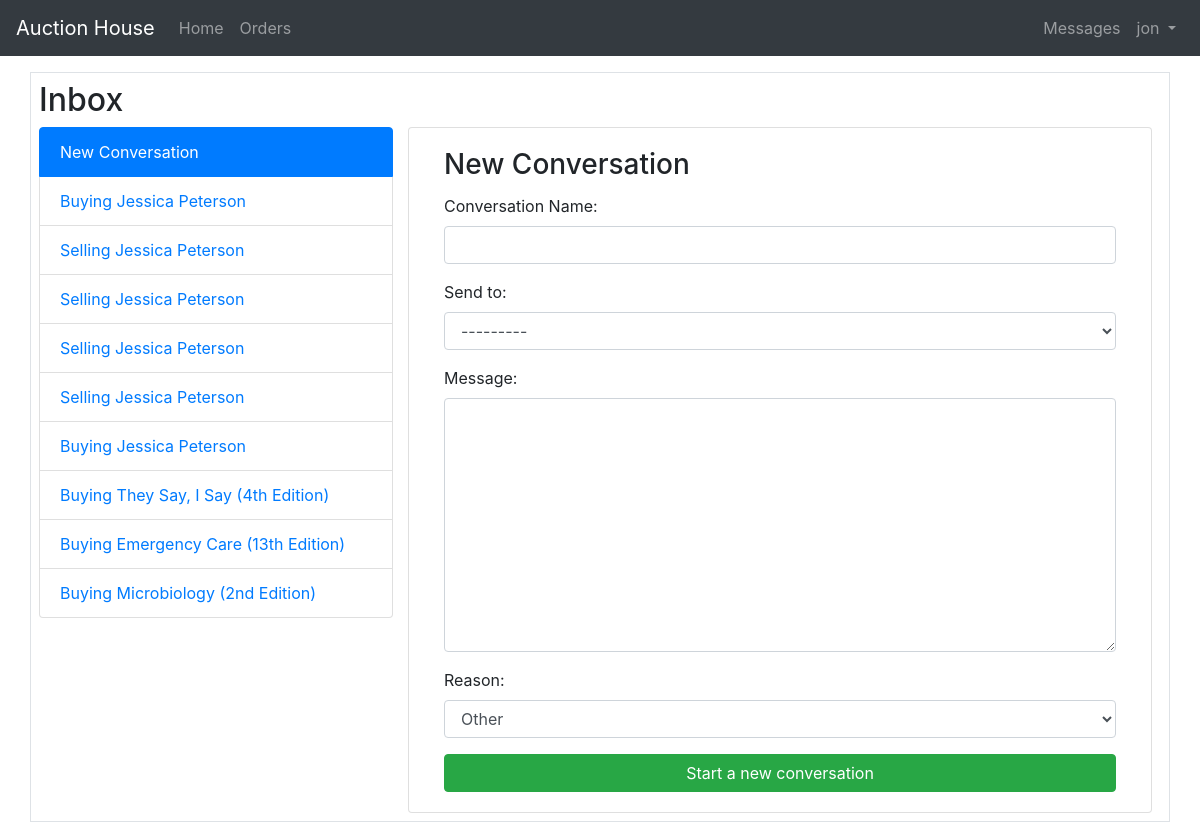
Screenshot of /messages/new_conversation (signed in) with the database file from the repository.
### dmessages/models.py (models this page shows, shortened)
class Conversation(models.Model):
    reason_choices=[
        ('Buy', 'Buy'),
        ('Sell', 'Sell'),
        ('Other', 'Other')
    ]
    name = models.CharField(max_length = 50)
    created_at = models.DateTimeField(auto_now_add=True)
    created_by = models.ForeignKey(User, on_delete=models.CASCADE, related_name='created_by')
    modified_at = models.DateTimeField(auto_now=True)
    send_to = models.ForeignKey(User, on_delete=models.CASCADE, related_name='Conversation')
    reason = models.CharField(max_length=100, choices=reason_choices, default='Other')

### dmessages/views.py (the view)
# urls.py: path('new_conversation', views.new_conversation, name='new_conversation'),
@login_required
def new_conversation(request):
    template = 'new_conversation2.html'
    queryset = Conversation.objects.filter(
        Q(created_by=request.user) |
        Q(send_to=request.user)
    ).order_by('-modified_at')
    form = NewConversationForm()
    context = {
        'conversations': queryset,
        'form': form
    }
    if request.method == 'POST':
        form = NewConversationForm(request.POST)
        if form.is_valid():
            conversation = form.save(commit=False)
            conversation.created_by = request.user
            conversation.save()
            Message.objects.create(
                conversation=conversation,
                sender=request.user,
                receiver=form.cleaned_data.get('send_to'),
                message=form.cleaned_data.get('message')
            )
            return redirect('inbox', pk=1)
    else:
        form = NewConversationForm()
    return render(request, template, context)

### dmessages/forms.py
class NewConversationForm(ModelForm):
    reason_choices=[
        ('Buy', 'I want to buy'),
        ('Sell', 'I want to sell'),
        ('Other', 'Other')
    ]
    message = forms.CharField(widget = forms.Textarea(), max_length=4000, required=True)
    class Meta:
        model = Conversation
        fields = ['name', 'send_to', 'message', 'reason']
        labels = {
            'name': 'Conversation Name'
        }

### templates/new_conversation2.html (shortened to what this page needs)
{% extends 'base.html' %}
{% load widget_tweaks %}
{% block content %}
<br>
<br>
<div class="container border mt-4 p-2">
    <h2> Inbox </h2>
<div class="row">
    <div class="col-4">
      <div class="list-group" id="list-tab" >
        <a class="list-group-item active" href="{% url 'new_conversation' %}"> New Conversation </a>
        {% for conversation in conversations %}
        <a class="list-group-item {% if conversation.id == pk %} active {% endif %}" id="list-home-list"  href="{% url 'inbox' conversation.id %}"  aria-controls="home">{{conversation.name}}</a>
        {% endfor %}
      </div>
    </div>
    <div class="col-8">
      <div class="row justify-content-center">
      <div class="card container-fluid mr-4" >
        <div class="card-body">
          <h3 class="card-title"> New Conversation </h3>
          <form method="post" novalidate>
            {% include "includes/form.html" %}
            <button type="submit" name="button" class="btn btn-success btn-block"> Start a new conversation </button>
          </form>
        </div>
      </div>
      </div>
    </div>
</div>
{% endblock content %}

### templates/base.html (shortened to what this page needs)
<!DOCTYPE html>
<html lang="en" dir="ltr">
  <head>
    <link rel="stylesheet" href="https://cdn.jsdelivr.net/npm/bootstrap@4.5.3/dist/css/bootstrap.min.css">
  </head>
  <body>
    {% block body %}
    <nav class="navbar fixed-top navbar-expand-lg navbar-dark bg-dark">
      <a href="#" class="navbar-brand"> Auction House </a>
      <div class="collapse navbar-collapse" id="navbarNavDropdown">
        <ul class="navbar-nav">
          <li class="nav-item ">
            <a href="{% url 'home' %}" class="nav-link"> Home </a>
          </li>
          <li class="navbar-nav">
            <a href="{% url 'search_orders'%}" class="nav-link"> Orders </a>
          </li>
        </ul>
        <ul class="ml-auto navbar-nav ">
          <li class="nav-item dropdown">
            {% if user.is_authenticated %}
              <li class="navbar-nav">
                <a class="nav-link" href="{% url 'inbox' 19 %}"> Messages </a>
              </li>
              <a class="nav-link dropdown-toggle" id= "navbarUserlink" data-toggle="dropdown" href="#">
                {{user.username}}
              </a>
            {% else %}
              <form class="form-inline ml-auto">
                <a href="{% url 'login' %}" class="btn btn-outline-secondary"> Log In </a>
                <a href="{% url 'signup' %}" class="btn btn-primary ml-2"> Sign Up </a>
              </form>
            {% endif %}
          </li>
        </ul>
      </div>
    </nav>
    {% block content %}
    {% endblock content %}
    {% endblock body %}
  </body>
</html>

### rows the page displays
Conversation: name "Buying Jessica Peterson"
Conversation: name "Selling Jessica Peterson"
Conversation: name "Selling Jessica Peterson"
Conversation: name "Selling Jessica Peterson"
Conversation: name "Selling Jessica Peterson"
Conversation: name "Buying Jessica Peterson"
Conversation: name "Buying They Say, I Say (4th Edition)"
Conversation: name "Buying Emergency Care (13th Edition)"
Conversation: name "Buying Microbiology (2nd Edition)"

### other values shown
{{ user.username }} "jon"
{{ field.label_tag }} "Conversation Name:" "Send to:" "Message:" "Reason:"
